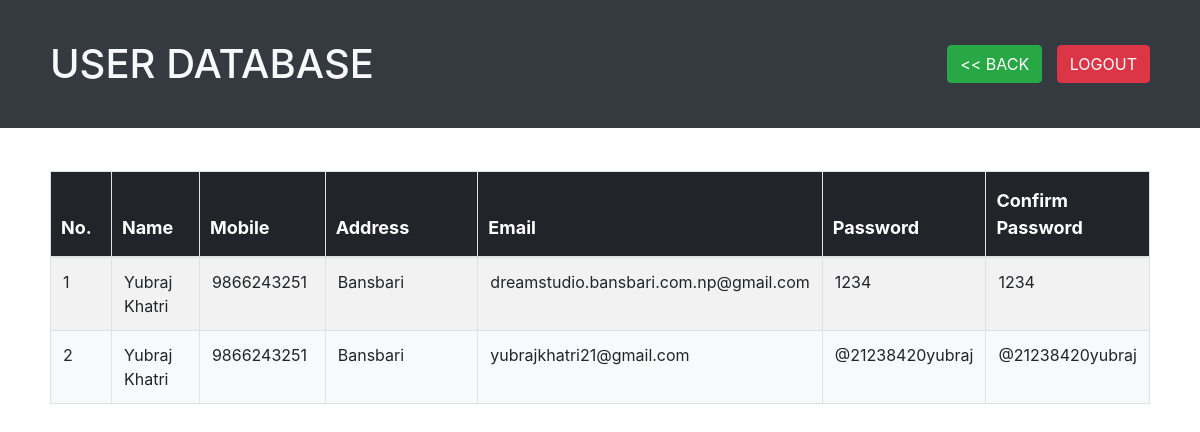
The page /admin/customerdb.php on the database its author committed.
### tables this page shows
CREATE TABLE `user` (
  `id` int(11) NOT NULL,
  `name` varchar(200) NOT NULL,
  `mobile` varchar(200) NOT NULL,
  `address` varchar(200) NOT NULL,
  `email` varchar(200) NOT NULL,
  `password` varchar(200) NOT NULL,
  `cpassword` varchar(200) NOT NULL
);

### admin/customerdb.php (the view, shortened to what this page needs)
<!DOCTYPE html>
<html>
<head>
	<link rel="stylesheet" type="text/css" href="bootstrap/css/bootstrap.min.css">
</head>
<body>
	<div class="header text-light">
		<div class="container">
			<div class="row align-items-center">
				<div class="col-sm-6">
					<h1 class="mb-0">USER DATABASE</h1>
				</div>
				<div class="col-sm-6 text-right">
					<a href="admindash.php" class="btn btn-success btn-back"><< BACK</a>
					<a href="../logout.php" class="btn btn-danger">LOGOUT</a>
				</div>
			</div>
		</div>
	</div>
	<div class="container">
		<table class="table table-bordered table-striped table-hover table-responsive-md table-content">
			<thead class="table-header">
				<tr>
					<th width="100">No.</th>
					<th width="150">Name</th>
					<th width="150">Mobile</th>
					<th width="400">Address</th>
					<th width="180">Email</th>
					<th width="150">Password</th>
					<th width="150">Confirm Password</th>
				</tr>
			</thead>
			<tbody>
				<?php
					include('../dbcon.php');
					$query = "SELECT * FROM `user` ";
					$run = mysqli_query($conn, $query);
					if (mysqli_num_rows($run) < 1) {
						echo "<tr><td colspan='7' align='center'>No data found</td></tr>";
					} else {
						$count = 0;
						while ($data = mysqli_fetch_assoc($run)) {
							$count++;
							?>
							<tr>
								<td><?php echo $count; ?></td>
								<td><?php echo $data['name']; ?></td>
								<td><?php echo $data['mobile']; ?></td>
								<td><?php echo $data['address']; ?></td>
								<td><?php echo $data['email']; ?></td>
								<td><?php echo $data['password']; ?></td>
								<td><?php echo $data['cpassword']; ?></td>
							</tr>
							<?php
						}
					}
				?>
			</tbody>
		</table>
	</div>
</body>
</html>

### admin/customerdb.php (style rules this page uses)
.header { background-color: #343a40; color: #ffffff; padding: 20px; margin-bottom: 20px; border-bottom: 3px solid #ffffff; }
.container { padding: 20px; }
.table-header { background-color: #212529; color: #ffffff; }
.table-header th { padding: 15px 10px; font-size: 18px; }
.table-content tr:nth-child(even) { background-color: #f8f9fa; }
.btn-back { margin-right: 10px; }

### rows shown on the page
user: name "Yubraj Khatri", mobile "9866243251", address "Bansbari", email "dreamstudio.bansbari.com.np@gmail.com", password "1234", cpassword "1234"
user: name "Yubraj Khatri", mobile "9866243251", address "Bansbari", email "yubrajkhatri21@gmail.com", password "@21238420yubraj", cpassword "@21238420yubraj"
